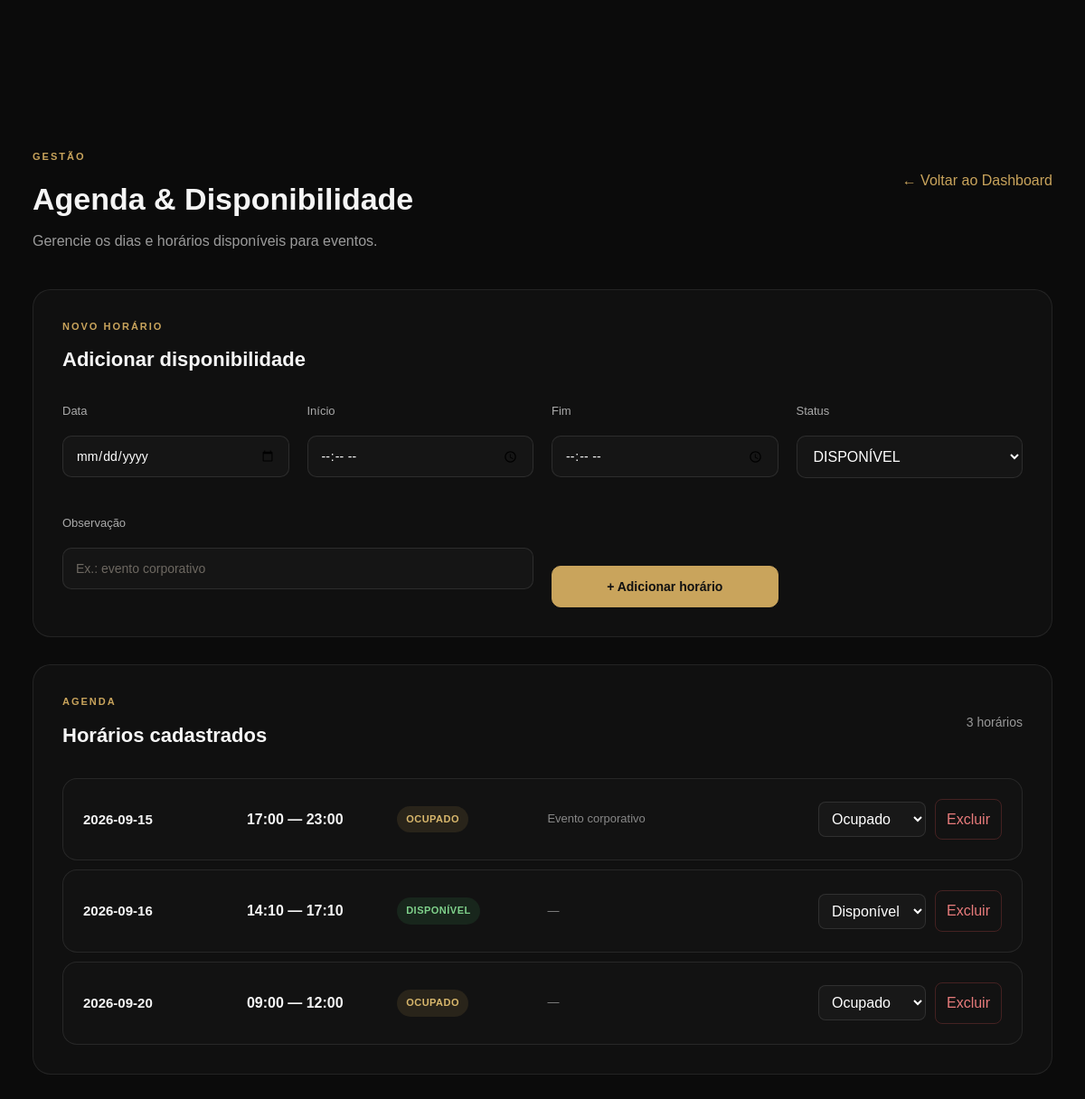
The app's page /admin/agenda/ (signed in), older data.
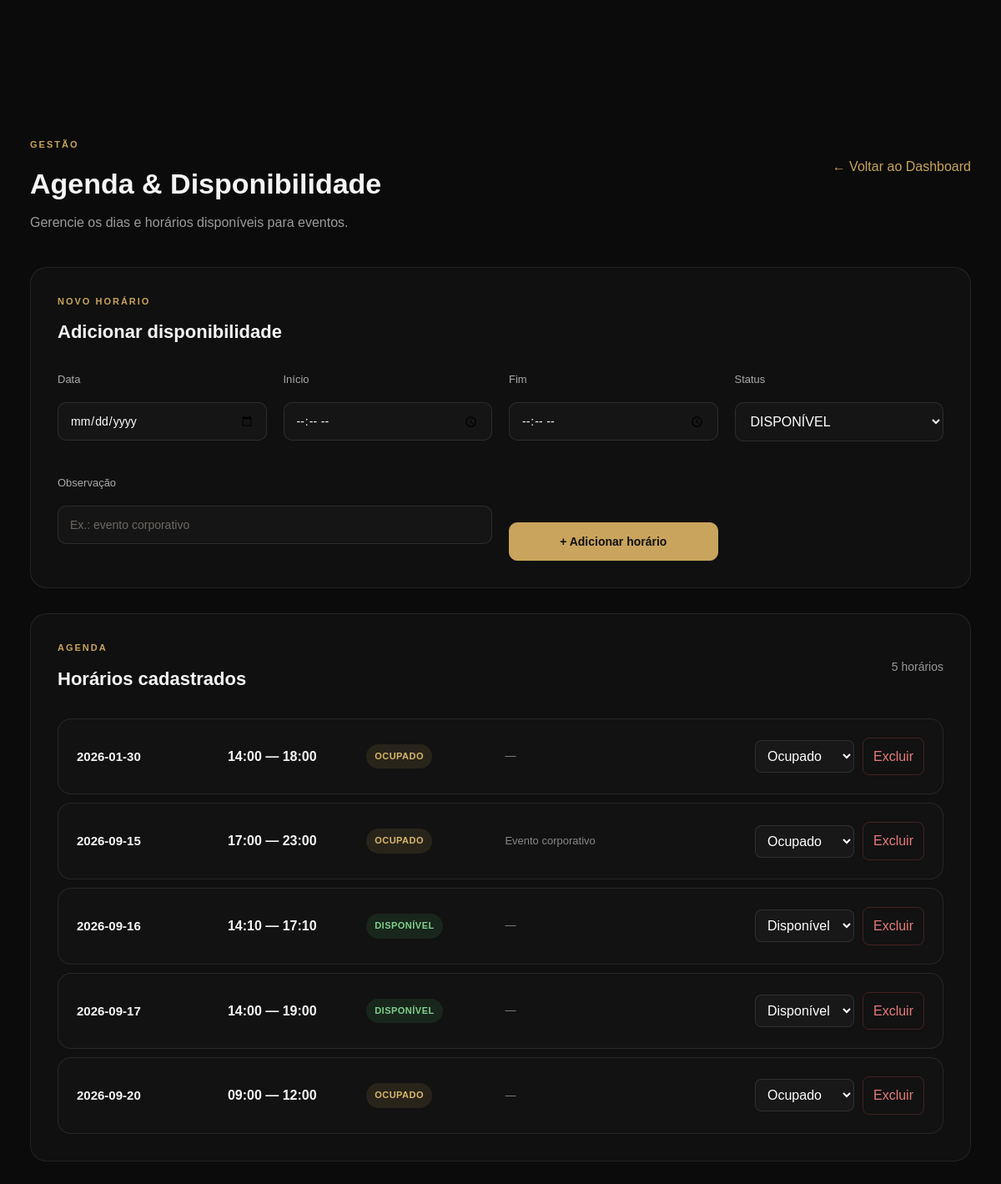
The same page, newer data.
### tables this page shows
CREATE TABLE availability (
            id INTEGER PRIMARY KEY AUTOINCREMENT,
            date TEXT NOT NULL,
            start_time TEXT NOT NULL,
            end_time TEXT NOT NULL,
            status TEXT NOT NULL DEFAULT 'AVAILABLE',
            notes TEXT,
            created_at TIMESTAMP DEFAULT CURRENT_TIMESTAMP,
            updated_at TIMESTAMP DEFAULT CURRENT_TIMESTAMP
        );

### routes/agenda.py (the view)
@agenda_bp.route("/")
@login_required
def agenda():
    connection = get_connection()
    slots = connection.execute("""
        SELECT *
        FROM availability
        ORDER BY date ASC, start_time ASC
    """).fetchall()
    connection.close()
    return render_template(
        "admin/agenda.html",
        slots=slots,
        status_labels=STATUS_LABELS
    )

### auth_utils.py (called while the page is built, shortened)
def login_required(view):
    @wraps(view)
    def wrapped_view(*args, **kwargs):
        return view(*args, **kwargs)
    return wrapped_view

### database/database.py (called while the page is built)
def get_connection():
    connection = sqlite3.connect(DATABASE)
    connection.row_factory = sqlite3.Row
    return connection

### templates/admin/agenda.html (shortened to what this page needs)
{% extends "base.html" %}
{% block extra_css %}
<link
    rel="stylesheet"
    href="{{ url_for('static', filename='css/admin.css') }}"
>
{% endblock %}
{% block content %}
<section class="admin-page">
    <div class="admin-container">
        <div class="admin-header">
            <div>
                <span class="admin-label">
                    GESTÃO
                </span>
                <h1>
                    Agenda & Disponibilidade
                </h1>
                <p>
                    Gerencie os dias e horários disponíveis para eventos.
                </p>
            </div>
            <a
                href="{{ url_for('admin.dashboard') }}"
                class="admin-back"
            >
                ← Voltar ao Dashboard
            </a>
        </div>
        <div class="agenda-card">
            <div class="agenda-card-header">
                <div>
                    <span class="admin-label">
                        NOVO HORÁRIO
                    </span>
                    <h2>
                        Adicionar disponibilidade
                    </h2>
                </div>
            </div>
            <form
                action="{{ url_for('agenda.add_slot') }}"
                method="POST"
                class="agenda-form"
            >
                <div class="form-group">
                    <label for="date">
                        Data
                    </label>
                    <input
                        type="date"
                        id="date"
                        name="date"
                        required
                    >
                </div>
                <div class="form-group">
                    <label for="start_time">
                        Início
                    </label>
                    <input
                        type="time"
                        id="start_time"
                        name="start_time"
                        required
                    >
                </div>
                <div class="form-group">
                    <label for="end_time">
                        Fim
                    </label>
                    <input
                        type="time"
                        id="end_time"
                        name="end_time"
                        required
                    >
                </div>
                <div class="form-group">
                    <label for="status">
                        Status
                    </label>
                    <select
                        id="status"
                        name="status"
                    >
                        <option value="AVAILABLE">
                            DISPONÍVEL
                        </option>
                    </select>
                </div>
                <div class="form-group form-group-wide">
                    <label for="notes">
                        Observação
                    </label>
                    <input
                        type="text"
                        id="notes"
                        name="notes"
                        placeholder="Ex.: evento corporativo"
                    >
                </div>
                <div class="form-submit-wrapper">
                    <button
                        type="submit"
                        class="admin-button"
                    >
                        + Adicionar horário
                    </button>
                </div>
            </form>
        </div>
        <div class="agenda-card">
            <div class="agenda-card-header">
                <div>
                    <span class="admin-label">
                        AGENDA
                    </span>
                    <h2>
                        Horários cadastrados
                    </h2>
                </div>
                <span class="agenda-count">
                    {{ slots|length }} horários
                </span>
            </div>
            {% if slots %}
                <div class="agenda-list">
                    {% for slot in slots %}
                        <div class="agenda-slot">
                            <div class="agenda-date">
                                <strong>
                                    {{ slot["date"] }}
                                </strong>
                            </div>
                            <div class="agenda-time">
                                <strong>
                                    {{ slot["start_time"] }}
                                    —
                                    {{ slot["end_time"] }}
                                </strong>
                            </div>
                            <div class="agenda-status">
                                {% if slot["status"] == "AVAILABLE" %}
                                    <span class="status-badge available">
                                        DISPONÍVEL
                                    </span>
                                {% elif slot["status"] == "BOOKED" %}
                                    <span class="status-badge booked">
                                        OCUPADO
                                    </span>
                                {% else %}
                                    <span class="status-badge blocked">
                                        BLOQUEADO
                                    </span>
                                {% endif %}
                            </div>
                            <div class="agenda-note">
                                {% if slot["notes"] %}
                                    {{ slot["notes"] }}
                                {% else %}
                                    —
                                {% endif %}
                            </div>
                            <div class="agenda-actions">
                                <form
                                    action="{{ url_for('agenda.update_status', slot_id=slot['id']) }}"
                                    method="POST"
                                >
                                    <select
                                        name="status"
                                        onchange="this.form.submit()"
                                    >
                                        <option
                                            value="AVAILABLE"
                                            {% if slot["status"] == "AVAILABLE" %}
                                                selected
                                            {% endif %}
                                        >
                                            Disponível
                                        </option>
                                        <option
                                            value="BOOKED"
                                            {% if slot["status"] == "BOOKED" %}
                                                selected
                                            {% endif %}
                                        >
                                            Ocupado
                                        </option>
                                    </select>
                                </form>
                                <form
                                    action="{{ url_for('agenda.delete_slot', slot_id=slot['id']) }}"
                                    method="POST"
                                    onsubmit="return confirm('Excluir este horário?')"
                                >
                                    <button
                                        type="submit"
                                        class="delete-button"
                                    >
                                        Excluir
                                    </button>
                                </form>
                            </div>
                        </div>
                    {% endfor %}
                </div>
            {% endif %}
        </div>
    </div>
</section>
{% endblock %}

### templates/base.html (shortened to what this page needs)
<!DOCTYPE html>
<html lang="pt-BR">
<head>
    <link
        rel="stylesheet"
        href="{{ url_for('static', filename='css/style.css') }}"
    >
    {% block extra_css %}{% endblock %}
</head>
<body>
    {% block content %}{% endblock %}
</body>
</html>

### static/css/style.css (style rules this page uses)
:root { --black: #050505; --black-soft: #0a0a0a; --black-card: #11100e; --gold: #c99645; --gold-light: #e8bd72; --gold-bright: #f2cb83; --white: #f5f3ef; --text: #d5d2cc; --text-muted: #96928b; --border: rgba(201, 150, 69, 0.28); --max-width: 1200px; }
* { margin: 0; padding: 0; box-sizing: border-box; }
html { scroll-behavior: smooth; }
body { font-family: "DM Sans", sans-serif; background: var(--black); color: var(--white); line-height: 1.6; overflow-x: hidden; }
a { color: inherit; text-decoration: none; }
button { font-family: inherit; }
section { position: relative; padding: 120px 0; }
.form-group { margin-bottom: 20px; }
.form-group label { display: block; margin-bottom: 8px; color: var(--white); font-size: 13px; text-align: left; }
.form-group input, .form-group textarea { width: 100%; padding: 14px 15px; border: 1px solid rgba(201, 150, 69, 0.28); border-radius: 9px; outline: none; background: #0b0908; color: var(--white); font-family: inherit; font-size: 14px; transition: border-color 0.3s ease, box-shadow 0.3s ease; }
.form-group input { height: 46px; }
.form-group input::placeholder, .form-group textarea::placeholder { color: #6d6861; }
.admin-page { min-height: 100vh; padding: 150px 0 100px; background: radial-gradient( circle at 80% 10%, rgba(190, 150, 70, 0.08), transparent 35% ), var(--black); }
.admin-container { width: min(92%, 1200px); margin: 0 auto; }
.admin-label { display: block; margin-bottom: 12px; font-size: 11px; font-weight: 700; letter-spacing: 0.18em; color: var(--gold); }
.admin-header { margin-bottom: 50px; }
.admin-header h1, .lead-detail-header h1 { margin: 0; font-size: clamp(38px, 5vw, 64px); }
.admin-header p { margin-top: 15px; color: var(--text-muted); }
.admin-back { display: inline-block; margin-bottom: 45px; color: var(--text-muted); text-decoration: none; }
.admin-page { min-height: 100vh; padding: 120px 0 80px; background: #0b0b0b; color: #f5f5f5; }
.admin-header { display: flex; justify-content: space-between; align-items: flex-end; gap: 30px; margin-bottom: 45px; }
.admin-label { display: block; margin-bottom: 10px; font-size: 11px; font-weight: 700; letter-spacing: 2px; color: #c9a45c; }
.admin-header h1 { margin: 0; font-size: clamp(32px, 5vw, 52px); }
.admin-header p { margin-top: 12px; color: #999; }
.admin-back { color: #c9a45c; text-decoration: none; white-space: nowrap; }
.agenda-card { margin-bottom: 30px; padding: 32px; border: 1px solid rgba(255,255,255,.08); border-radius: 20px; background: rgba(255,255,255,.025); }
.agenda-card-header { display: flex; justify-content: space-between; align-items: center; margin-bottom: 30px; }
.agenda-card-header h2 { margin: 0; font-size: 22px; }
.agenda-count { color: #999; font-size: 14px; }
.agenda-form { display: grid; grid-template-columns: repeat(4, 1fr); gap: 20px; }
.form-group { display: flex; flex-direction: column; gap: 8px; }
.form-group-wide { grid-column: span 2; }
.form-group label { font-size: 13px; color: #aaa; }
.form-group input, .form-group select { width: 100%; box-sizing: border-box; padding: 13px 14px; border: 1px solid rgba(255,255,255,.1); border-radius: 10px; background: #151515; color: #fff; outline: none; }
.form-submit-wrapper { display: flex; align-items: flex-end; }
.admin-button { width: 100%; padding: 14px 18px; border: 0; border-radius: 10px; background: #c9a45c; color: #111; font-weight: 700; cursor: pointer; }
.agenda-list { display: flex; flex-direction: column; gap: 10px; }
.agenda-slot { display: grid; grid-template-columns: 1.1fr 1fr 1fr 1.5fr 1.8fr; align-items: center; gap: 20px; padding: 20px; border: 1px solid rgba(255,255,255,.06); border-radius: 14px; background: #111; }
.agenda-date strong { font-size: 15px; }
.agenda-time strong { font-size: 16px; }
.agenda-note { color: #888; font-size: 13px; }
.status-badge { display: inline-flex; padding: 6px 10px; border-radius: 999px; font-size: 11px; font-weight: 700; letter-spacing: .5px; }
.status-badge.available { background: rgba(70, 180, 100, .12); color: #7fd18b; }
.status-badge.booked { background: rgba(200, 160, 80, .12); color: #d8b76c; }
.agenda-actions { display: flex; align-items: center; justify-content: flex-end; gap: 10px; }
.agenda-actions select { padding: 9px 10px; border: 1px solid rgba(255,255,255,.1); border-radius: 8px; background: #181818; color: #fff; }
.delete-button { padding: 9px 12px; border: 1px solid rgba(220,80,80,.25); border-radius: 8px; background: transparent; color: #e77b7b; cursor: pointer; }

Row changes from the older to the newer data that the page shows:
added availability: date "2026-01-30", start_time "14:00", end_time "18:00", shows "OCUPADO", status "Ocupado"
added availability: date "2026-09-17", start_time "14:00", end_time "19:00", shows "DISPONÍVEL", status "Disponível"
Text that changed along with them:
{{ slots|length }}: "3" → "5"
